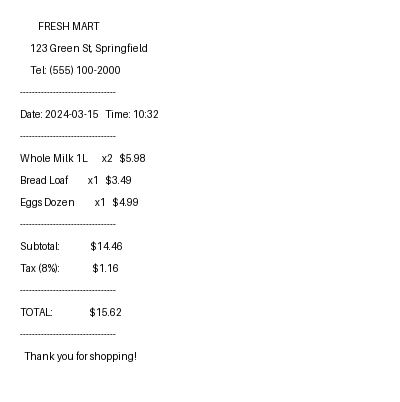
#> input picture invoicerAI/evaluation/dataset/receipt_001.png, 400 x 402 px
$ python -i preprocessing.py   (imports and definitions only)
#> lines starting #> are read from the running program, lines starting #| are printed output that depends on the picture; after the words box and inside, x2 and y2 are one past the last pixel; in counts of white or black regions, pixels touching at a corner belong together
"""Image preprocessing — Stage 1 of the pipeline.

Prepares a receipt image for OCR by:
  1. Converting to grayscale (reduces noise, improves OCR contrast)
  2. Enhancing contrast (makes text stand out from background)
  3. Sharpening (improves edge definition for character recognition)
  4. Light deskew (corrects small rotation angles, common with handheld photos)

Uses Pillow only — no OpenCV dependency required.
"""

import logging
from pathlib import Path

from PIL import Image, ImageEnhance, ImageFilter

logger = logging.getLogger(__name__)


def _deskew(img: Image.Image) -> Image.Image:
    """Attempt a simple deskew by finding the dominant angle via projection.

    This is a lightweight approximation suitable for small tilts (<15°).
    For production use you would use OpenCV's minAreaRect; here we keep it
    dependency-free by using Pillow's getbbox on a binarised projection.
    """
    # Convert to binary for analysis
    bw = img.convert("L").point(lambda x: 0 if x < 128 else 255, "1")
    # Pillow doesn't expose rotation detection natively; we trust the image
    # is reasonably aligned and skip rotation rather than introduce errors.
    return img


def preprocess_image(image_path: str | Path) -> Image.Image:
    """Load and preprocess a receipt image.

    Args:
        image_path: Path to the input receipt image (JPG, PNG, etc.)

    Returns:
        Preprocessed PIL Image ready for OCR.

    Raises:
        FileNotFoundError: If the image file does not exist.
        OSError: If the file cannot be opened as an image.
    """
#> called with image_path = '../../evaluation/dataset/receipt_001.png'
    image_path = Path(image_path)
    if not image_path.exists():
        raise FileNotFoundError(f"Image not found: {image_path}")

    logger.info("Preprocessing started: %s", image_path)

    img = Image.open(image_path)
#> img is the input picture: PIL image 400x402 RGB; min 1, max 255, mean 251
    logger.debug("Original mode: %s, size: %s", img.mode, img.size)

    # Convert to RGB first (handles CMYK, palette modes, etc.)
    if img.mode not in ("RGB", "L"):
        img = img.convert("RGB")

    # Stage 1 — Grayscale: removes colour information that OCR doesn't need
    img = img.convert("L")
#> img: PIL image 400x402 L

    # Stage 2 — Contrast enhancement: brings out faded ink and shadows
    img = ImageEnhance.Contrast(img).enhance(2.0)
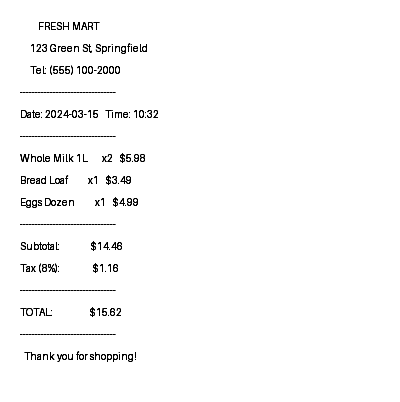
#> img: PIL image 400x402 L; min 0, max 255, mean 249.5

    # Stage 3 — Sharpness: tightens character edges
    img = ImageEnhance.Sharpness(img).enhance(2.0)

    # Stage 4 — Median filter: reduces salt-and-pepper noise while preserving edges
    img = img.filter(ImageFilter.MedianFilter(size=3))
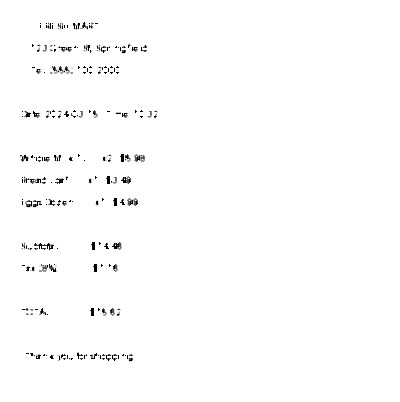
#> img: PIL image 400x402 L; min 0, max 255, mean 252.3

    # Stage 5 — Lightweight deskew (no-op if angle is negligible)
    img = _deskew(img)
#> in _deskew, `bw = img.convert("L").point(lambda x: 0 if x < 128 else 255, "1")`:
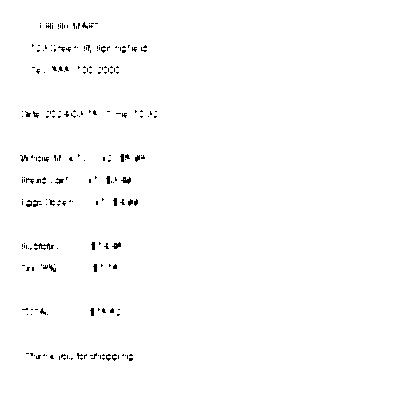
#> bw: PIL image 400x402 1; 98.9% white; black in thin lines or dots, all inside (x1, y1, x2, y2) = (20, 22, 157, 361)

    logger.info("Preprocessing completed: output size %s", img.size)
    return img


def preprocess_to_path(image_path: str | Path, output_path: str | Path | None = None) -> Path:
    """Preprocess image and save to disk.

    If output_path is not specified, saves alongside the source as
    ``<stem>_preprocessed.png``.

    Returns:
        Path to the saved preprocessed image.
    """
    image_path = Path(image_path)
    if output_path is None:
        output_path = image_path.parent / f"{image_path.stem}_preprocessed.png"
    output_path = Path(output_path)

    img = preprocess_image(image_path)
    img.save(output_path, format="PNG")
    logger.debug("Preprocessed image saved to: %s", output_path)
    return output_path

>>> result = preprocess_image('../../evaluation/dataset/receipt_001.png')

$ run again, on invoicerAI/evaluation/dataset/receipt_002.png
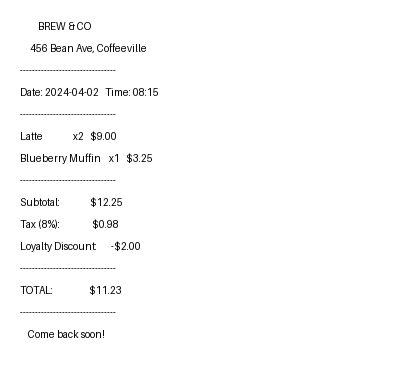
#> input picture invoicerAI/evaluation/dataset/receipt_002.png, 400 x 380 px
#> in preprocess_image, img is the input picture: PIL image 400x380 RGB; min 1, max 255, mean 251.2
#> in preprocess_image, `img = img.filter(ImageFilter.MedianFilter(size=3))`:
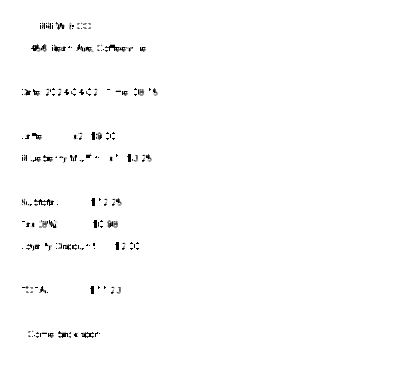
#> img: PIL image 400x380 L; min 0, max 255, mean 252.4
#> in _deskew, `bw = img.convert("L").point(lambda x: 0 if x < 128 else 255, "1")`:
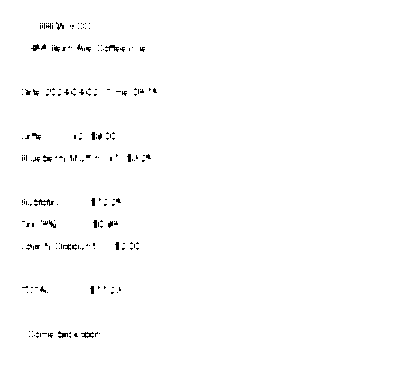
#> bw: PIL image 400x380 1; 99% white; black in thin lines or dots, all inside (x1, y1, x2, y2) = (22, 22, 157, 338)
